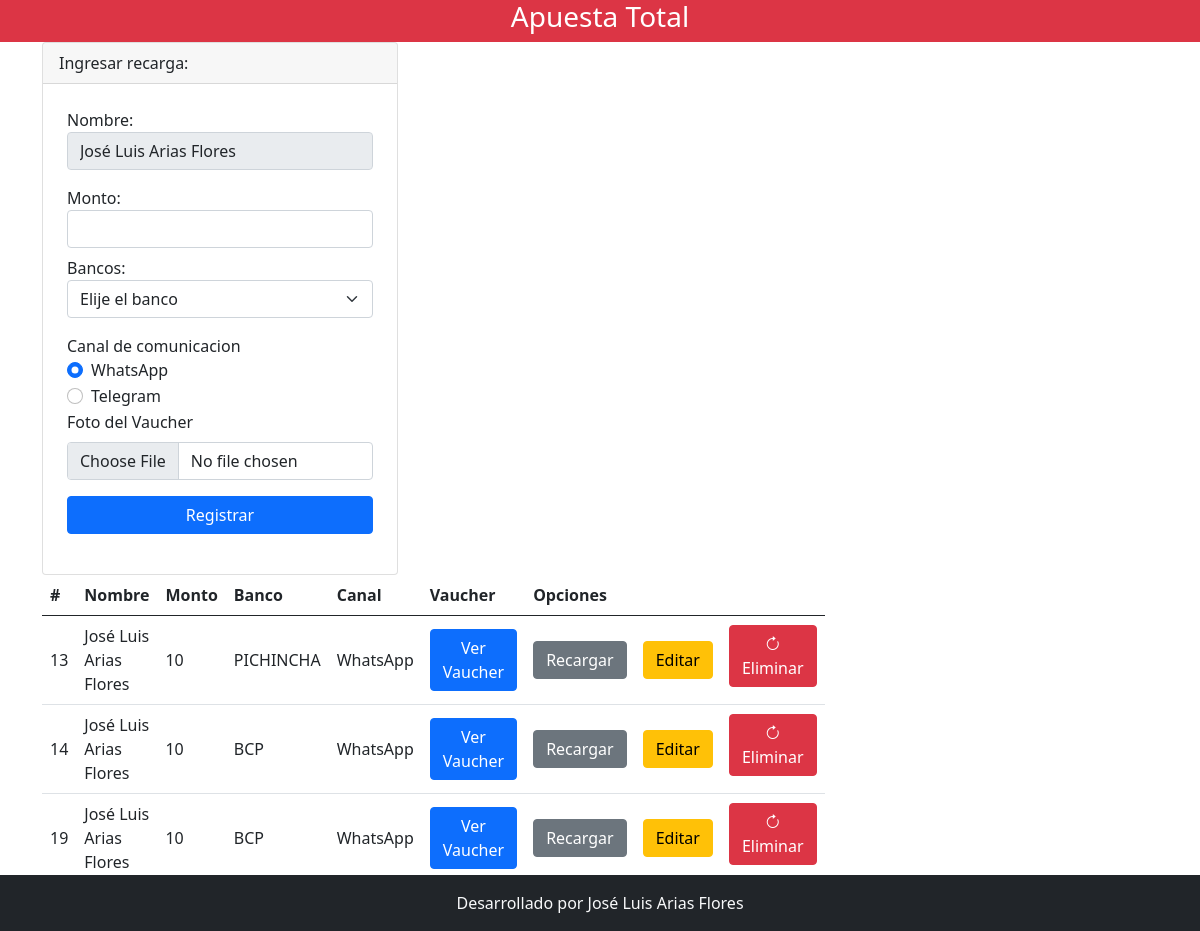
The page /recargar.php?id=1 on the database its author committed.
### tables this page shows
CREATE TABLE `cliente` (
  `id_cliente` int(11) NOT NULL,
  `nombre` varchar(50) DEFAULT NULL,
  `edad` int(3) DEFAULT NULL,
  `correo` varchar(50) DEFAULT NULL,
  `telefono` varchar(9) DEFAULT NULL,
  `saldo` double DEFAULT NULL
);

CREATE TABLE `detalle_cliente_recarga` (
  `playerid` int(11) NOT NULL,
  `idcliente` int(11) NOT NULL,
  `monto_recarga` double DEFAULT NULL,
  `banco` varchar(50) DEFAULT NULL,
  `canal_comunicacion` varchar(50) DEFAULT NULL,
  `vaucher_deposito` varchar(50) DEFAULT NULL,
  `fecha_registro` datetime DEFAULT NULL,
  `estado` varchar(50) DEFAULT NULL
);

### recargar.php (the view, shortened to what this page needs)
<?php include 'template/header.php' ?>
<?php
        include_once 'model/conexion.php';
        $codigo=$_GET['id'];
        $sentences=$bd->prepare("select * from cliente inner join detalle_cliente_recarga on detalle_cliente_recarga.idcliente=cliente.id_cliente where idcliente=?");
        $sentences->execute([$codigo]);
        $persona=$sentences->fetch(PDO::FETCH_OBJ);
?>
<?php
        include_once 'model/conexion.php';
        $sentencia = $bd -> query("SELECT * from cliente inner join detalle_cliente_recarga on detalle_cliente_recarga.idcliente=cliente.id_cliente where idcliente=".$codigo." and estado='EN PROCESO'");
        $persona2 = $sentencia->fetchAll(PDO::FETCH_OBJ);
 ?>
<div class="container  ">
  <div class="row">
  <div class="col-sm-4">
      <div class="card">
        <div class="card-header">
          Ingresar recarga:
        </div>
        <form class="p-4" method="POST" action="registrar_recarga.php" enctype="multipart/form-data">
          <div class="mb-3">
            <label class="from-label">Nombre: </label>
            <input type="text" id="disabledInput" class="form-control" name="txtNombre" autofocus disabled require value="<?php  echo $persona->nombre; ?>">
          </div>
          <div class="mb-2">
            <label class="from-label">Monto: </label>
            <input type="number" id="disabledInput" class="form-control" name="txtMonto"  require>
          </div>
          <div class="mb-3">
          <label class="from-label">Bancos: </label>
              <select class="form-select" name="cbBancos" id="section" required>
                <option selected>Elije el banco</option>
            </select>
          </div>
          <div class="mb-3">
          <label for="Comunicacion">Canal de comunicacion</label>
            <div class="form-check">
              <input class="form-check-input" type="radio" id="W" name="rbMedios" value="WhatsApp" checked>
              <label class="form-check-label" for="W">
              WhatsApp
              </label>
          </div>
          <div class="form-check">
            <input class="form-check-input" id="T" type="radio" name="rbMedios" value="Telegram">
            <label class="form-check-label" for="T">
            Telegram
            </label>
          </div>
          <div class="mb-3">
          <label for="formFile" class="form-label">Foto del Vaucher</label>
          <input class="form-control" type="file" name="foto" accept="image/png,image/jpeg" required>
        </div>
          <div class="d-grid">
            <input type="submit" class="btn btn-primary" value="Registrar">
          </div>
        </form>
      </div>
    </div>
    <div class="col-sm-4">
          <table class="table mb-5 align-middle ">
            <thead>
              <tr>
                <th scope="col">#</th>
                <th scope="col">Nombre</th>
                <th scope="col">Monto</th>
                <th scope="col">Banco</th>
                <th scope="col">Canal</th>
                <th scope="col">Vaucher</th>
                <th scope="col" colspan="3">Opciones</th>
              </tr>
            </thead>
            <tbody>
              <?php
              foreach($persona2 as $dato){
              ?>
              <tr>
                <td scope="row"><?php echo $dato->playerid; ?></td>
                <td><?php echo $dato->nombre; ?></td>
                <td><?php echo $dato->monto_recarga; ?></td>
                <td><?php echo $dato->banco; ?></td>
                <td><?php echo $dato->canal_comunicacion; ?></td>
                <td> <a href="imgvaucher/<?=$dato->vaucher_deposito?>" class="btn btn-primary"  target="_blank" >
                                Ver Vaucher </a>
                </td>
                <td><button type="button" class="btn btn-secondary" data-bs-toggle="modal" data-bs-target="#exampleModal<?=$dato->playerid?>">
                      Recargar
                    </button></td>
                <td><button type="button" class="btn btn-warning" data-bs-toggle="modal" data-bs-target="#staticBackdrop<?=$dato->playerid?>">
                      Editar
                    </button></td>
                <td><a href="eliminar_recarga.php?playerid=<?php echo $dato->playerid; ?>" class="btn btn-danger mb-2">
                    <i class="bi bi-arrow-clockwise"></i> Eliminar</a></td>
              <?php
                }
              ?>
              </tr>
            </tbody>
          </table>
    </div>
  </div>
</div>
<?php include 'template/footer.php' ?>

### template/header.php (shortened to what this page needs)
<!doctype html>
<html lang="esp">
  <head>
    <link rel="stylesheet" href="https://cdn.jsdelivr.net/npm/bootstrap@5.0.2/dist/css/bootstrap.min.css">
    <link rel="stylesheet" href="https://cdn.jsdelivr.net/npm/bootstrap-icons@1.8.3/font/bootstrap-icons.css">
    <link href="../assets/jquery.fancybox.css" class="ref" rel="stylesheet" />
  </head>
  <body>
      <div>
          <div class="container-fluid bg-danger">
                <div class="row">
                    <div class="col-md">
                        <h3 class="text-center text-white">Apuesta Total</h3>
                    </div>
                </div>
          </div>
      </div>

### template/footer.php (shortened to what this page needs)
<footer class="container-fluid bg-dark fixed-bottom">
      <div class="row">
        <div class="col-md text-light text-center py-3">
          Desarrollado por José Luis Arias Flores
        </div>
      </div>
    </footer>
  </body>
</html>

### rows shown on the page
cliente: txtNombre "José Luis Arias Flores"
detalle_cliente_recarga: playerid "13", idcliente.nombre "José Luis Arias Flores", monto_recarga "10", banco "PICHINCHA", canal_comunicacion "WhatsApp"
detalle_cliente_recarga: playerid "14", idcliente.nombre "José Luis Arias Flores", monto_recarga "10", banco "BCP", canal_comunicacion "WhatsApp"
detalle_cliente_recarga: playerid "19", idcliente.nombre "José Luis Arias Flores", monto_recarga "10", banco "BCP", canal_comunicacion "WhatsApp"
